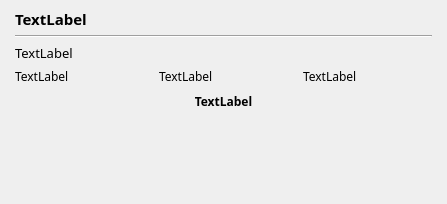
<?xml version="1.0" encoding="UTF-8"?>
<ui version="4.0">
 <class>InformationDialog</class>
 <widget class="QDialog" name="InformationDialog">
  <property name="windowModality">
   <enum>Qt::ApplicationModal</enum>
  </property>
  <property name="geometry">
   <rect>
    <x>0</x>
    <y>0</y>
    <width>447</width>
    <height>204</height>
   </rect>
  </property>
  <property name="minimumSize">
   <size>
    <width>0</width>
    <height>0</height>
   </size>
  </property>
  <property name="maximumSize">
   <size>
    <width>16777215</width>
    <height>16777215</height>
   </size>
  </property>
  <property name="windowTitle">
   <string>Information</string>
  </property>
  <property name="modal">
   <bool>true</bool>
  </property>
  <layout class="QVBoxLayout" name="verticalLayout">
   <property name="spacing">
    <number>0</number>
   </property>
   <property name="sizeConstraint">
    <enum>QLayout::SetDefaultConstraint</enum>
   </property>
   <property name="leftMargin">
    <number>0</number>
   </property>
   <property name="topMargin">
    <number>0</number>
   </property>
   <property name="rightMargin">
    <number>0</number>
   </property>
   <property name="bottomMargin">
    <number>0</number>
   </property>
   <item>
    <widget class="QFrame" name="frame_main">
     <property name="font">
      <font>
       <family>맑은 고딕</family>
       <pointsize>9</pointsize>
       <weight>50</weight>
       <bold>false</bold>
      </font>
     </property>
     <property name="frameShape">
      <enum>QFrame::NoFrame</enum>
     </property>
     <property name="frameShadow">
      <enum>QFrame::Plain</enum>
     </property>
     <property name="lineWidth">
      <number>0</number>
     </property>
     <layout class="QVBoxLayout" name="verticalLayout_3">
      <property name="spacing">
       <number>0</number>
      </property>
      <property name="sizeConstraint">
       <enum>QLayout::SetDefaultConstraint</enum>
      </property>
      <property name="leftMargin">
       <number>0</number>
      </property>
      <property name="topMargin">
       <number>0</number>
      </property>
      <property name="rightMargin">
       <number>0</number>
      </property>
      <property name="bottomMargin">
       <number>0</number>
      </property>
      <item>
       <widget class="QFrame" name="body">
        <property name="sizePolicy">
         <sizepolicy hsizetype="Preferred" vsizetype="Preferred">
          <horstretch>0</horstretch>
          <verstretch>0</verstretch>
         </sizepolicy>
        </property>
        <property name="font">
         <font>
          <family>맑은 고딕</family>
          <pointsize>9</pointsize>
          <weight>50</weight>
          <bold>false</bold>
         </font>
        </property>
        <property name="frameShape">
         <enum>QFrame::NoFrame</enum>
        </property>
        <property name="frameShadow">
         <enum>QFrame::Plain</enum>
        </property>
        <property name="lineWidth">
         <number>0</number>
        </property>
        <layout class="QVBoxLayout" name="verticalLayout_4">
         <property name="leftMargin">
          <number>15</number>
         </property>
         <property name="rightMargin">
          <number>15</number>
         </property>
         <item>
          <widget class="QLabel" name="label_app_name">
           <property name="enabled">
            <bool>true</bool>
           </property>
           <property name="minimumSize">
            <size>
             <width>0</width>
             <height>20</height>
            </size>
           </property>
           <property name="maximumSize">
            <size>
             <width>16777215</width>
             <height>20</height>
            </size>
           </property>
           <property name="font">
            <font>
             <pointsize>11</pointsize>
             <weight>75</weight>
             <bold>true</bold>
            </font>
           </property>
           <property name="text">
            <string>TextLabel</string>
           </property>
          </widget>
         </item>
         <item>
          <widget class="Line" name="line">
           <property name="orientation">
            <enum>Qt::Horizontal</enum>
           </property>
          </widget>
         </item>
         <item>
          <widget class="QLabel" name="label">
           <property name="minimumSize">
            <size>
             <width>0</width>
             <height>0</height>
            </size>
           </property>
           <property name="maximumSize">
            <size>
             <width>16777215</width>
             <height>16777215</height>
            </size>
           </property>
           <property name="font">
            <font>
             <family>맑은 고딕</family>
             <pointsize>10</pointsize>
             <weight>50</weight>
             <bold>false</bold>
            </font>
           </property>
           <property name="text">
            <string notr="true">TextLabel</string>
           </property>
           <property name="alignment">
            <set>Qt::AlignLeading|Qt::AlignLeft|Qt::AlignTop</set>
           </property>
          </widget>
         </item>
         <item>
          <layout class="QHBoxLayout" name="horizontalLayout">
           <property name="spacing">
            <number>15</number>
           </property>
           <item>
            <widget class="QLabel" name="label_3">
             <property name="sizePolicy">
              <sizepolicy hsizetype="Expanding" vsizetype="Preferred">
               <horstretch>0</horstretch>
               <verstretch>0</verstretch>
              </sizepolicy>
             </property>
             <property name="text">
              <string>TextLabel</string>
             </property>
            </widget>
           </item>
           <item>
            <widget class="QLabel" name="label_4">
             <property name="sizePolicy">
              <sizepolicy hsizetype="Expanding" vsizetype="Preferred">
               <horstretch>0</horstretch>
               <verstretch>0</verstretch>
              </sizepolicy>
             </property>
             <property name="text">
              <string>TextLabel</string>
             </property>
            </widget>
           </item>
           <item>
            <widget class="QLabel" name="label_5">
             <property name="sizePolicy">
              <sizepolicy hsizetype="Expanding" vsizetype="Preferred">
               <horstretch>0</horstretch>
               <verstretch>0</verstretch>
              </sizepolicy>
             </property>
             <property name="text">
              <string>TextLabel</string>
             </property>
            </widget>
           </item>
          </layout>
         </item>
         <item>
          <widget class="QLabel" name="label_2">
           <property name="minimumSize">
            <size>
             <width>0</width>
             <height>20</height>
            </size>
           </property>
           <property name="maximumSize">
            <size>
             <width>16777215</width>
             <height>20</height>
            </size>
           </property>
           <property name="font">
            <font>
             <family>맑은 고딕</family>
             <pointsize>9</pointsize>
             <weight>75</weight>
             <bold>true</bold>
            </font>
           </property>
           <property name="text">
            <string notr="true">TextLabel</string>
           </property>
           <property name="alignment">
            <set>Qt::AlignCenter</set>
           </property>
          </widget>
         </item>
         <item>
          <spacer name="verticalSpacer">
           <property name="orientation">
            <enum>Qt::Vertical</enum>
           </property>
           <property name="sizeHint" stdset="0">
            <size>
             <width>20</width>
             <height>20</height>
            </size>
           </property>
          </spacer>
         </item>
        </layout>
       </widget>
      </item>
     </layout>
    </widget>
   </item>
  </layout>
 </widget>
 <resources>
  <include location="rodinP.qrc"/>
 </resources>
 <connections/>
</ui>
